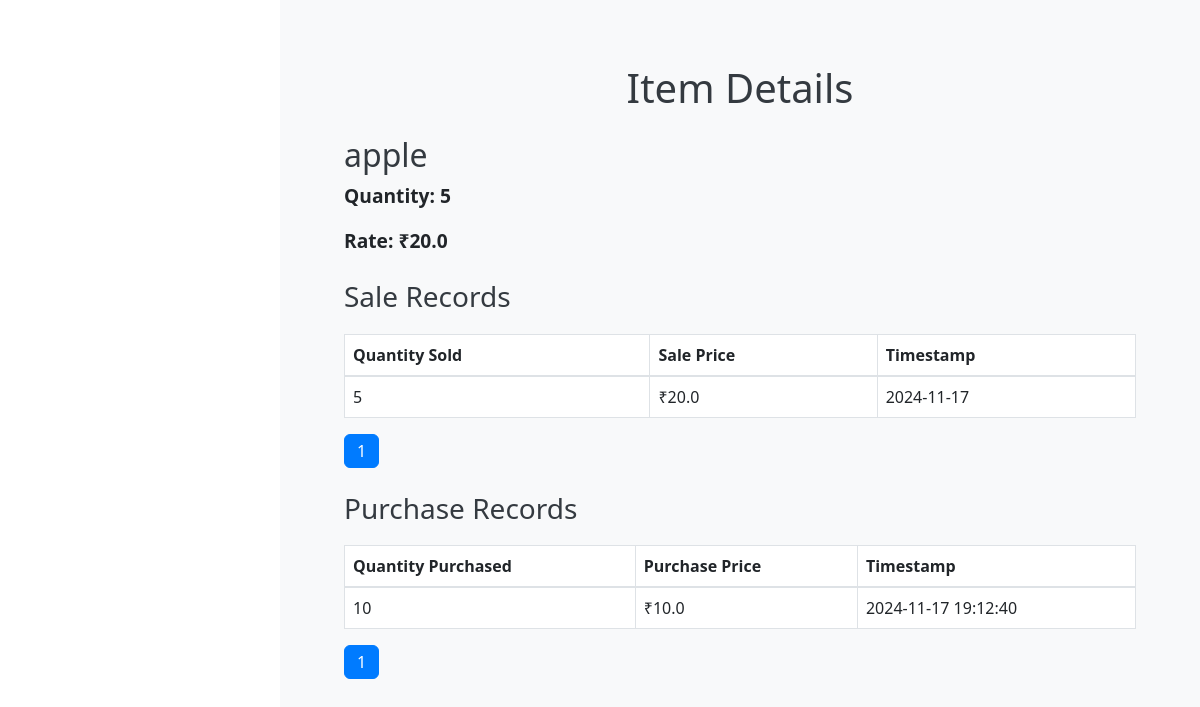
/item/1, run on an earlier commit of the app's database.
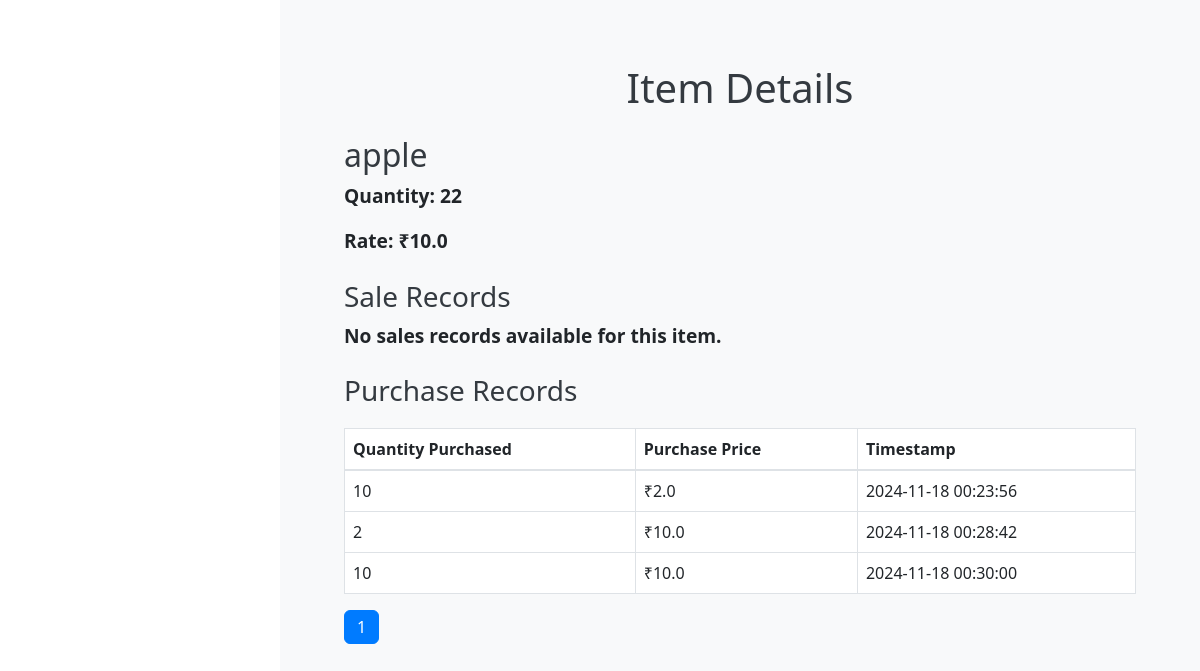
And on a later commit of the database.
### Namma_Kadai/models.py (models this page shows)
class Item(db.Model):
    id = db.Column(db.Integer, primary_key=True)
    item_name = db.Column(db.String(150), nullable=False)
    qty = db.Column(db.Integer, nullable=False, default=0)
    rate = db.Column(db.Float, nullable=False,)
    company_id = db.Column(db.Integer, db.ForeignKey('company.id'), nullable=False)
    sales = db.relationship('Sales', backref='item_relation', lazy=True)

class Sales(db.Model):
    id = db.Column(db.Integer, primary_key=True)
    item_id = db.Column(db.Integer, db.ForeignKey('item.id'), nullable=False)
    company_id = db.Column(db.Integer, db.ForeignKey('company.id'), nullable=False)
    qty = db.Column(db.Integer, nullable=False)
    rate = db.Column(db.Float, nullable=False)
    amount = db.Column(db.Float, nullable=False)
    timestamp = db.Column(db.DateTime, default=lambda: datetime.now(pytz.timezone('Asia/Kolkata')))
    item = db.relationship('Item', backref='sales_records', lazy=True)
    company = db.relationship('Company', backref='company_sales', lazy=True)

class Purchase(db.Model):
    id = db.Column(db.Integer, primary_key=True)
    item_id = db.Column(db.Integer, db.ForeignKey('item.id', ondelete='CASCADE'))
    company_id = db.Column(db.Integer, db.ForeignKey('company.id'), nullable=False)
    qty = db.Column(db.Integer, nullable=False)
    rate = db.Column(db.Float, nullable=False)
    amount = db.Column(db.Float, nullable=False)
    timestamp = db.Column(db.DateTime, default=lambda: datetime.now(pytz.timezone('Asia/Kolkata')))
    item = db.relationship('Item', backref='purchases')
    company = db.relationship('Company', backref='purchase_records')

### Namma_Kadai/routes.py (the view)
@app.route('/item/<int:item_id>')
def view_item(item_id):
    item = Item.query.get_or_404(item_id)
    sales_page = request.args.get('sales_page', 1, type=int)
    sales_per_page = 5
    sales = Sales.query.filter_by(item_id=item_id).paginate(page=sales_page, per_page=sales_per_page)
    purchases_page = request.args.get('purchases_page', 1, type=int)
    purchases_per_page = 5
    purchases = Purchase.query.filter_by(item_id=item_id).paginate(page=purchases_page, per_page=purchases_per_page)
    return render_template(
        'view_item.html',
        item=item,
        sales_pagination=sales,
        purchases_pagination=purchases
    )

### Namma_Kadai/templates/view_item.html (shortened to what this page needs)
{% extends "base.html" %}
{% block content %}
    <h1 class="text-center">Item Details</h1>
    <div class="container mt-4">
        <h2>{{ item.item_name }}</h2>
        <p><strong>Quantity:</strong> {{ item.qty }}</p>
        <p><strong>Rate:</strong> ₹{{ item.rate }}</p>
        <h3 class="mt-4">Sale Records</h3>
        {% if sales_pagination.items %}
            <table class="table table-bordered">
                <thead>
                    <tr>
                        <th>Quantity Sold</th>
                        <th>Sale Price</th>
                        <th>Timestamp</th>
                    </tr>
                </thead>
                <tbody>
                    {% for sale in sales_pagination.items %}
                        <tr>
                            <td>{{ sale.qty }}</td>
                            <td>₹{{ sale.amount / sale.qty }}</td>
                            <td>{{ sale.timestamp.strftime('%Y-%m-%d ') }}</td>
                        </tr>
                    {% endfor %}
                </tbody>
            </table>
            <nav aria-label="Sales Pagination">
                <ul class="pagination">
                    {% for page in sales_pagination.iter_pages() %}
                        {% if page %}
                            <li class="page-item {% if page == sales_pagination.page %}active{% endif %}">
                                <a class="page-link" href="{{ url_for('view_item', item_id=item.id, sales_page=page, purchases_page=purchases_pagination.page) }}">{{ page }}</a>
                            </li>
                        {% else %}
                            <li class="page-item disabled"><span class="page-link">…</span></li>
                        {% endif %}
                    {% endfor %}
                </ul>
            </nav>
        {% else %}
            <p>No sales records available for this item.</p>
        {% endif %}
        <h3 class="mt-4">Purchase Records</h3>
        {% if purchases_pagination.items %}
            <table class="table table-bordered">
                <thead>
                    <tr>
                        <th>Quantity Purchased</th>
                        <th>Purchase Price</th>
                        <th>Timestamp</th>
                    </tr>
                </thead>
                <tbody>
                    {% for purchase in purchases_pagination.items %}
                        <tr>
                            <td>{{ purchase.qty }}</td>
                            <td>₹{{ purchase.amount / purchase.qty }}</td>
                            <td>{{ purchase.timestamp.strftime('%Y-%m-%d %H:%M:%S') }}</td>
                        </tr>
                    {% endfor %}
                </tbody>
            </table>
            <nav aria-label="Purchases Pagination">
                <ul class="pagination">
                    {% for page in purchases_pagination.iter_pages() %}
                        {% if page %}
                            <li class="page-item {% if page == purchases_pagination.page %}active{% endif %}">
                                <a class="page-link" href="{{ url_for('view_item', item_id=item.id, sales_page=sales_pagination.page, purchases_page=page) }}">{{ page }}</a>
                            </li>
                        {% else %}
                            <li class="page-item disabled"><span class="page-link">…</span></li>
                        {% endif %}
                    {% endfor %}
                </ul>
            </nav>
        {% else %}
            <p>No purchase records available for this item.</p>
        {% endif %}
{% endblock %}

What changed in the data, as far as the page shows it:
no longer on this page (row edited): Sales: qty "5", sale.amount/sale.qty "20.0", timestamp "2024-11-17"
changed Item "apple": qty "5" → "22"; rate "20.0" → "10.0"
changed Purchase (number 1 of 3 on the later page): purchase.amount/purchase.qty "10.0" → "2.0"; timestamp "2024-11-17 19:12:40" → "2024-11-18 00:23:56"
added Purchase: qty "2", purchase.amount/purchase.qty "10.0", timestamp "2024-11-18 00:28:42"
added Purchase: qty "10", purchase.amount/purchase.qty "10.0", timestamp "2024-11-18 00:30:00"
Also different on the page:
text no longer shown: "Quantity Sold Sale Price Timestamp"
text now shown: "No sales records available for this item."
list line gone: "1"
